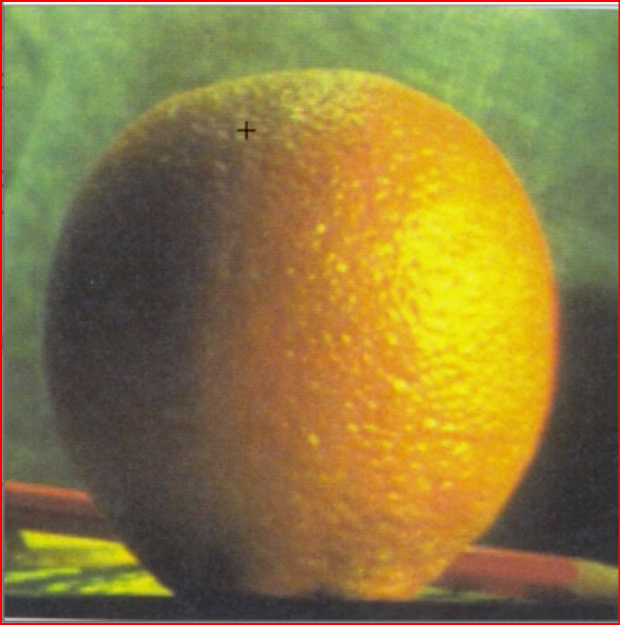
#> input picture assets/orange.png, 620 x 625 px, found by its file name
$ python main.py
#> lines starting #> are read from the running program, lines starting #| are printed output that depends on the picture
### preprocessing.py
import cv2 as cv
import numpy as np
import os


def isExists(path: str):
#> further down, img is the input picture: shape (625, 620, 3); mean B, G, R 63.7, 122.9, 140.8
    assert os.path.exists(path)

def resize(img :np.ndarray,scale_percent=30,flag:bool=True,size: tuple =(512,512)):

#> called with scale_percent = 60, flag = True, size = (512, 512)
    if flag:
        width = int(img.shape[1] * scale_percent / 100)
#> width = 372
        height = int(img.shape[0] * scale_percent / 100)
#> height = 375
        #dsize
        dsize = (width, height)
#> dsize = (372, 375)
        img = cv.resize(img, dsize)
#> img: shape (375, 372, 3)
    else:
        img=cv.resize(img,size) # w,h
    return img

# [4 lines left out: function whiteImage, not called in this run]

def blakImage():
    img=np.zeros((500,500),np.uint8)
    return img

def grayImage(img):
    img=cv.cvtColor(img,cv.COLOR_BGR2GRAY)
    return img

# [10 lines left out: functions getDimVideo, closeImg, not called in this run]

def clickEventImg(event,x,y,flags,param):
    if event==cv.EVENT_LBUTTONDOWN:
        print(x,y)
# [26 lines left out: functions getFonts, getImage, getVideo, not called in this run]

### 30.detect , track and count car and moto in video using openCV _ computer vision/tracker.py
import math

class TrackerMaster:
    def __init__(self):
        # Store the center positions of the objects
        self.center_points = {}
        # Keep the count of the IDs
        # each time a new object id detected, the count will increase by one
        self.id_count = 0


    # [38 lines left out: function update, not called in this run]

### 34.image Histograms and contrast stretching/main.py
import cv2 as cv
import numpy as np
import os
from matplotlib import pyplot as plt
from preprocessing import *
from detectTrackcount import DetectionTracking

url="assets"
# imageName="early.png"
imageName="orange.png"
# [7 lines of commented-out code are left out]

path=f"{url}/{imageName}"

isExists(path)

######### img #########
# img=blakImage()
# cv.rectangle(img,(0,250),(500,500),(255,255,255),-1)
# cv.rectangle(img,(23,66),(121,157),(234,148,207),-1)

img=cv.imread(path)

img=resize(img,scale_percent=60)

# print(img.shape,img2.shape)

b,g,r=cv.split(img)
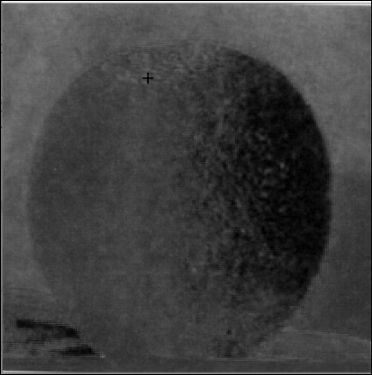
#> b: shape (375, 372); min 0, max 245, mean 63.9
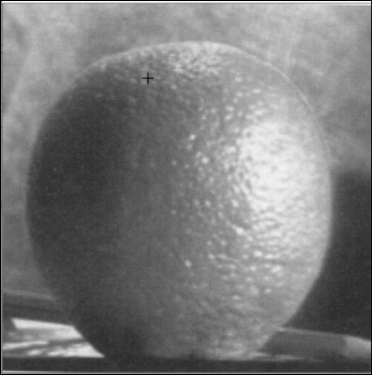
#> g: shape (375, 372); min 0, max 245, mean 123.1
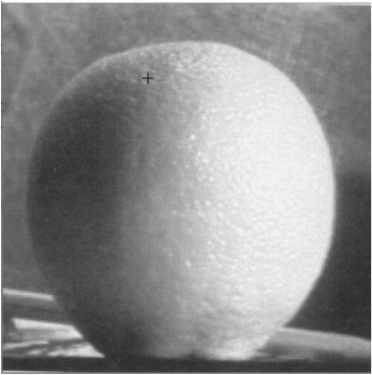
#> r: shape (375, 372); min 40, max 255, mean 140.6

print(img.ravel())
#> (printed output is left out)
plt.hist(img.ravel(),255,[0,255])

plt.hist(b.ravel(),255,[0,255])
plt.hist(g.ravel(),255,[0,255])
plt.hist(r.ravel(),255,[0,255])

#or

hist=cv.calcHist(img,[0],None,[255],[0,250])
#> hist = 255 values, max 744 at index 0, min 0 at index 1, mean 2.92
plt.plot(hist)

# plt.hist(img.ravel(),255,[0,255])
# plt.show()

cv.imshow("img",img)
cv.imshow('r',r)
cv.imshow('g',g)
cv.imshow('b',b)

cv.setMouseCallback('img',clickEventImg)
k=cv.waitKey(0)
#> (key Esc is pressed here)
#> `# cap.release()`:
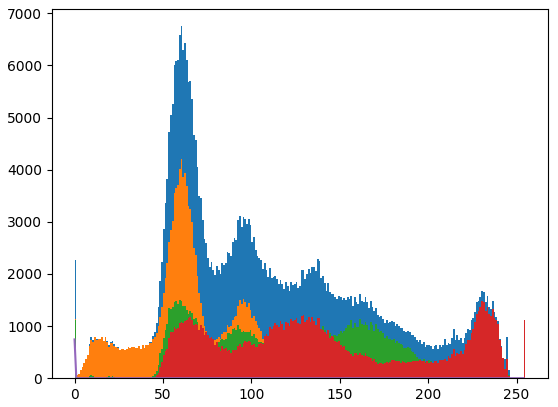
#> figure drawn by matplotlib, 1 panel; tallest bar 6753 high, from x = 60 to 61; tallest bar 4199 high, from x = 60 to 61; tallest bar 1503 high, from x = 59 to 60; curve peaks at x = 0, y = 744

if k==27:
    cv.destroyAllWindows()


# [25 lines of commented-out code are left out]
